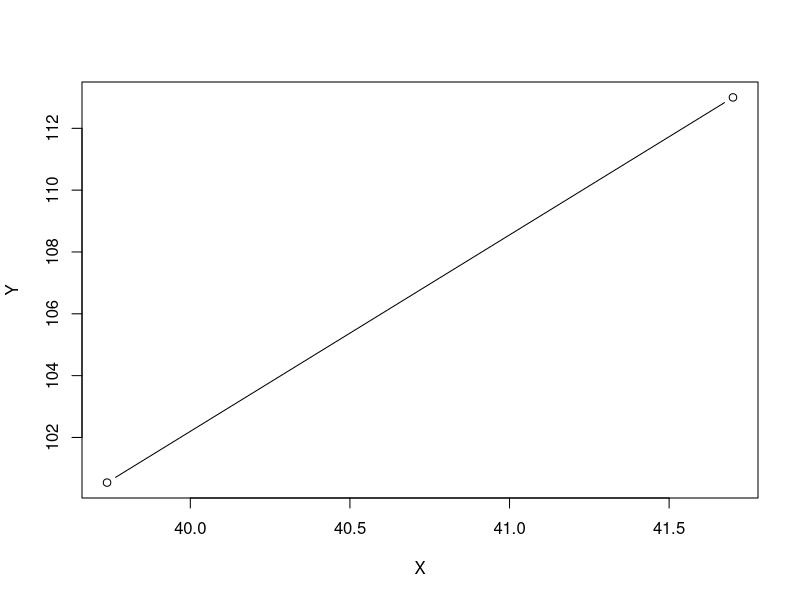
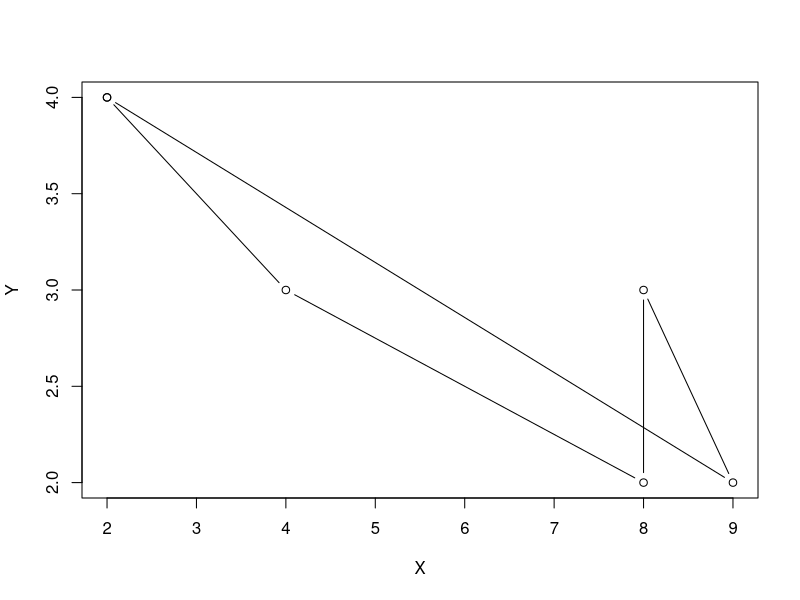

Source code (R) for these figures, in order: (Note: this script raises an error after producing the figures.)
# 1. Implement a cat class, complete with race and print methods.
noodles <- list(length=45, weight=10, breed="tabby")
class(noodles) <- c("cat")
class(noodles)
noodles

sawyer <- list(length=51, weight=15, breed="tabby")
class(sawyer) <- c("cat", "mammal")
class(sawyer)
sawyer

race <- function(first, second){
  if(!inherits(first, "cat") | !inherits(second, "cat"))
    stop("You haven’t given me two cats!")
  if(first$length > second$length){
    print("First cat won!")
    return(first)
  }
  print("Second cat won!")
  return(second)
}

race(noodles, sawyer)

# 2. Implement a point class that holds x and y information for a point in space.
wilmington <- list(lat=39.7391, lon=75.5398, name='Wilmington')
class(wilmington) <- 'Point'
logan <- list(lat=41.7, lon=111.8, name='Logan')
class(logan) <- 'Point'

point <- function(x, y){
  output <- list(x=x, y=y)
  class(output) <- 'Point'
  return(output)
}

# 3. Write a distance method that calculates the distance between two points in space.
deg2rad <- function(deg) {(deg*pi)/(180)}

  distance <- function(loc1, loc2){
    if(!inherits(loc1, "Point") | !inherits(loc2, "Point"))
      stop("You haven’t given me two points!")
    R = 3961 # miles
    lat1 = deg2rad(loc1$lat)
    lat2 = deg2rad(loc2$lat)
    lon1 = deg2rad(loc1$lon)
    lon2 = deg2rad(loc2$lon)
    dlon = lon2 - lon1
    dlat = lat2 - lat2
    # dlon = deg2rad(loc2$lon - loc1$lon)
    # dlat = deg2rad(loc2$lat - loc1$lat)
    a = (sin(dlat/2))^2 + cos(lat1) * cos(lat2) * (sin(dlon/2))^2 
    c = 2 * atan2(sqrt(a), sqrt(1-a) ) 
    d = R * c 
      print(paste('The distance between', loc1$name, 'and', loc2$name, 'is approximately', round(d,digits=0), 'miles.'))
    }
distance(wilmington, logan)

# 4. Implement a line class that takes two point objects and makes a line between them.
a<- list(x=39.7391, y=100.5398)
class(a) <- 'Line'
b <- list(x=41.7, y=113)
class(b) <- 'Line'

line <- function(x, y){
  output <- list(x=x, y=y)
  class(output) <- 'Line'
  return(output)
}

# 6. Write plot methods for point and line objects.
lineplot <- function(point1, point2){
  if(!inherits(point1, "Line") | !inherits(point2, "Line"))
    stop("You haven’t given me two sets of points!")
plot(x = c(point1$x, point2$x), y= c(point1$y, point2$y), type='b', xlab ='X', ylab='Y')
  
}
lineplot(a, b)

# 5. Implement a polygon class that stores a polygon from point objects. Hint: a polygon is really just a
# load of lines.

polygon <- function(x, y){
  output <- list(x=x, y=y)
  class(output) <- 'Polygon'
  return(output)
}

# 7. Write a plot method for a polygon. Hint: if this isn’t trivial, you’re doing something wrong.

test1 <- polygon(2,4)
test2 <- polygon(4,3)
test3 <- polygon(8,2)
test4 <- polygon(8,3)
test5 <- polygon(9,2)

polygonplot <- function(test1, test2, test3, test4, test5){
  if(!inherits(test1, "Polygon") | !inherits(test2, "Polygon") | !inherits(test3, "Polygon") | !inherits(test4, "Polygon") | !inherits(test5, "Polygon"))
    stop("This will never make a polygon!")
  plot(x = c(test1$x, test2$x, test3$x, test4$x, test5$x, test1$x), y= c(test1$y, test2$y, test3$y, test4$y, test5$y, test1$y), type='b', xlab ='X', ylab='Y')
  
}
polygonplot(test1, test2, test3, test4, test5)

# 8. Create a canvas object that the add function can add point, line, circle, and polygon objects to.
# Write plot and print methods for this class.

add <- function(point,line,circle,polygon){
  if(!inherits(point, "Point") | !inherits(line, "Line") | !inherits(circle, "Circle") | !inherits(polygon, "Polygon"))
    stop("What in the heck did you give me?!")
  canvas <- list(point, line, circle, polygon)
  return(canvas)
}

a = point(x = 1, y = 2)
b = line(x = 3, y = 5)
c = circle(r = 1, x = 2, y = 3)
d = polygon(x = 4, y = 7)

canvas = add(a,b,c,d)

# 9. Implement a circle object that takes a point and a radius and stores a circle. Don’t make a circle out
# of lines!

circle <- function(r, x, y){
  output <- list(r=r, x=x, y=y)
  class(output) <- 'Circle'
  return(output)
}

c = circle(1,2,3)

# circumference of a circle = 2*pi*r

circleplot <- function(r,x,y){
  radius <- r
  theta <- seq(0, 2 * pi, length = 100)
  plot(c(-5, 5), c(-5, 5), type = "n")
lines(x = radius * cos(theta)+x, y = radius * sin(theta)+y, type='l')
}

# 10. Write area generic methods for circle and polygon objects.


# 11. Add support for circle objects to your canvas.


# 12. Add a summary method for canvas that calculates the height and width of the canvas, the fraction of the
# canvas covered in filled-in polygons and circles (if appropriate), and average distance between any points
# on the canvas (if appropriate).




# 13. Add optional colour support for your objects.

